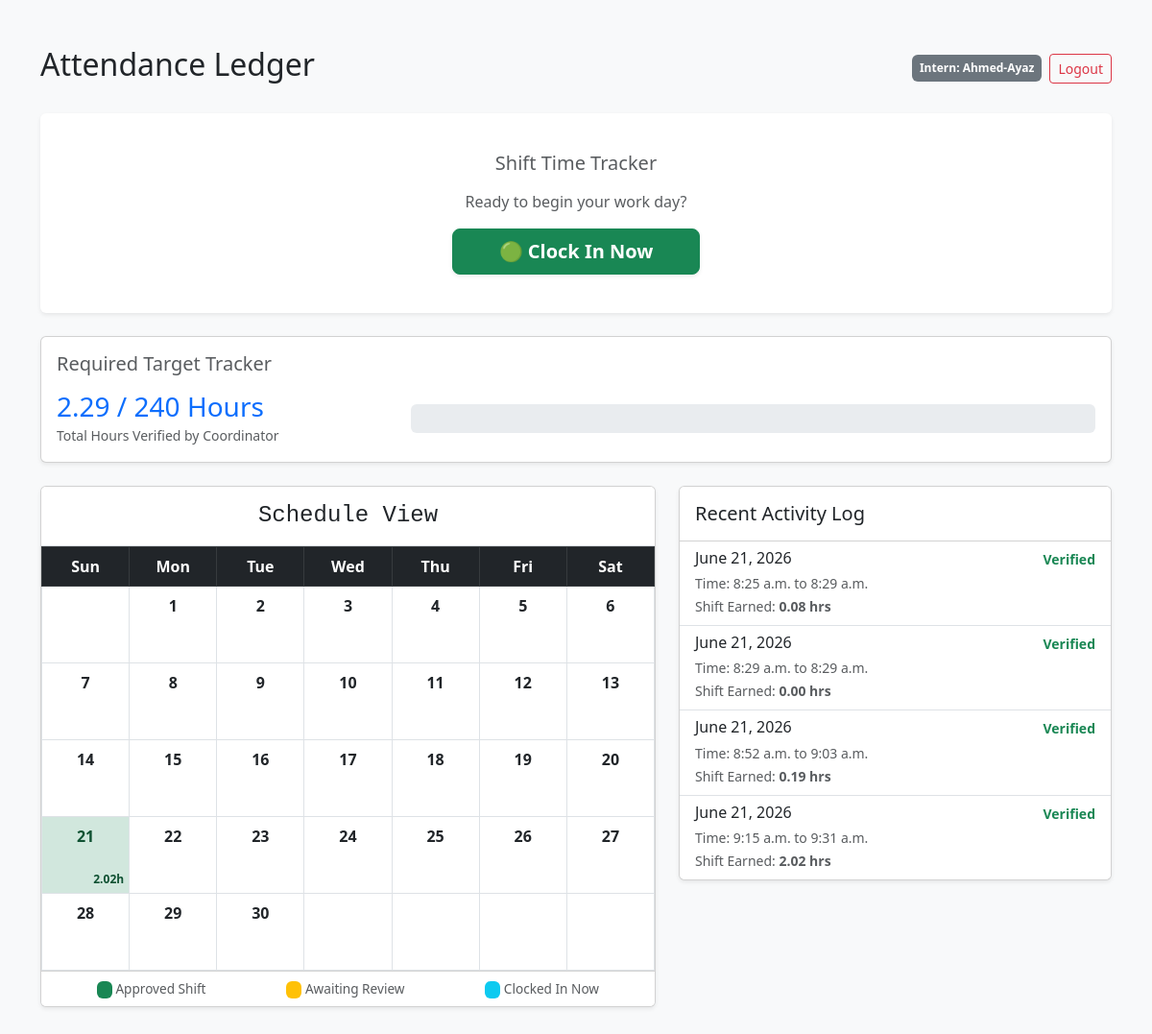
The app's page /attendance/log/ (signed in) with its own data.
### student_portal/models.py (models this page shows, shortened)
class AttendanceRecord(models.Model):
    RECORD_TYPES = [
        ('regular', 'Regular Shift'),
        ('emergency_break', 'Emergency Break'),
    ]
    student = models.ForeignKey(UserProfile, on_delete=models.CASCADE)
    date = models.DateField()
    check_in = models.TimeField(null=True, blank=True)
    check_out = models.TimeField(null=True, blank=True)
    device_api_status = models.CharField(max_length=100, blank=True)
    is_verified = models.BooleanField(default=False)
    hours_worked = models.DecimalField(max_digits=5, decimal_places=2, default=0.00)
    record_type = models.CharField(max_length=20, choices=RECORD_TYPES, default='regular')

### student_portal/views.py (the view, shortened to what this page needs)
# urls.py: path('attendance/log/', views.attendance_log_view, name='attendance_log'),
@login_required
def attendance_log_view(request):
    now = timezone.now()
    today = now.date()
    profile = request.user.userprofile
    my_shifts = AttendanceRecord.objects.filter(student=profile).order_by('-date')
    is_clocked_in = AttendanceRecord.objects.filter(student=profile, check_out__isnull=True).exists()
    total_hours_earned = AttendanceRecord.objects.filter(
        student=profile, is_verified=True
    ).aggregate(Sum('hours_worked'))['hours_worked__sum'] or Decimal('0.00')
    total_hours_earned = round(float(total_hours_earned), 2)
    required_hours = float(profile.required_hours) if profile.required_hours else 240.0
    if required_hours > 0:
        progress_percentage = min(int((total_hours_earned / required_hours) * 100), 100)
    else:
        progress_percentage = 0
    year, month = today.year, today.month
    month_name = calendar.month_name[month]
    monthly_records = AttendanceRecord.objects.filter(
        student=profile, date__year=year, date__month=month
    )
    cal = calendar.Calendar(firstweekday=6)
    month_days = cal.monthdayscalendar(year, month)
    month_shifts = {
        shift.date.day: shift for shift in monthly_records
    }
    calendar_grid = []
    for week in month_days:
        week_data = []
        for day in week:
            if day == 0:
                week_data.append({'day': '', 'status': 'empty', 'record': None})
            else:
                day_info = {'day': day, 'status': 'none', 'record': None}
                if day in month_shifts:
                    shift = month_shifts[day]
                    day_info['record'] = shift
                    if shift.check_out is None:
                        day_info['status'] = 'active'      # Blue
                    elif shift.is_verified:
                        day_info['status'] = 'verified'    # Green
                    else:
                        day_info['status'] = 'pending'     # Yellow
                week_data.append(day_info)
        calendar_grid.append(week_data)
    context = {
        'my_shifts': my_shifts,
        'profile': profile,
        'total_hours_earned': total_hours_earned,
        'required_hours': required_hours,
        'progress_percentage': progress_percentage,
        'calendar_grid': calendar_grid,
        'month_name': month_name,
        'year': year,
        'records': monthly_records.order_by('-date'),
        'is_clocked_in': is_clocked_in,
    }
    return render(request, 'attendance_log.html', context)

### student_portal/templates/attendance_log.html (shortened to what this page needs)
<!DOCTYPE html>
<html lang="en">
<head>
    <link href="https://cdn.jsdelivr.net/npm/bootstrap@5.3.0/dist/css/bootstrap.min.css" rel="stylesheet">
</head>
<body class="bg-light">
<div class="container py-5">
    <div class="d-flex justify-content-between align-items-center mb-4">
        <h2>Attendance Ledger</h2>
        <div class="d-flex align-items-center">
            <span class="badge bg-secondary p-2 me-2">Intern: {{ request.user.username }}</span>
            <form action="{% url 'logout' %}" method="post" class="d-inline">
                <button type="submit" class="btn btn-sm btn-outline-danger py-1">Logout</button>
            </form>
        </div>
    </div>
    <div class="card mb-4 border-0 shadow-sm text-center bg-white py-4">
        <div class="card-body">
            <h5 class="text-muted mb-3">Shift Time Tracker</h5>
            <form method="post">
                {% if is_clocked_in %}
                    <p class="text-info fw-bold mb-3 font-monospace">⚡ You are currently on the clock! Always click out before leaving.</p>
                    <button type="submit" name="action" value="clock_out" class="btn btn-danger btn-lg px-5 shadow-sm fw-bold">🔴 Clock Out Now</button>
                {% else %}
                    <p class="text-muted mb-3">Ready to begin your work day?</p>
                    <button type="submit" name="action" value="clock_in" class="btn btn-success btn-lg px-5 shadow-sm fw-bold">🟢 Clock In Now</button>
                {% endif %}
            </form>
        </div>
    </div>
    <div class="card mb-4 shadow-sm">
        <div class="card-body">
            <h5 class="card-title text-muted mb-3">Required Target Tracker</h5>
            <div class="row align-items-center">
                <div class="col-md-4">
                    <h3 class="mb-0 text-primary">{{ total_hours_earned|floatformat:2 }} / {{ required_hours|floatformat:0 }} Hours</h3>
                    <small class="text-muted">Total Hours Verified by Coordinator</small>
                </div>
                <div class="col-md-8">
                    <div class="progress" style="height: 30px; background-color: #e9ecef;">
                    </div>
                </div>
            </div>
        </div>
    </div>
    <div class="row">
        <div class="col-lg-7 mb-4">
            <div class="card shadow-sm">
                <div class="card-header bg-white border-bottom py-3 text-center">
                    <h4 class="mb-0 text-dark font-monospace">Schedule View</h4>
                </div>
                <div class="card-body p-0">
                    <table class="table table-bordered mb-0 text-center">
                        <thead>
                            <tr class="table-dark">
                                <th>Sun</th><th>Mon</th><th>Tue</th><th>Wed</th><th>Thu</th><th>Fri</th><th>Sat</th>
                            </tr>
                        </thead>
                        <tbody>
                            {% for week in calendar_grid %}
                                <tr>
                                    {% for day in week %}
                                        <td class="calendar-day {% if day.day == 0 %}bg-empty{% elif day.status == 'verified' %}bg-verified{% elif day.status == 'pending' %}bg-pending{% elif day.status == 'active' %}bg-active{% endif %}">
                                            <span>{% if day.day != 0 %}{{ day.day }}{% endif %}</span>
                                            {% if day.record %}
                                                <div class="calendar-hours">
                                                    <strong>{{ day.record.hours_worked|floatformat:2 }}h</strong>
                                                </div>
                                            {% endif %}
                                        </td>
                                    {% endfor %}
                                </tr>
                            {% endfor %}
                        </tbody>
                    </table>
                </div>
                <div class="card-footer bg-white d-flex justify-content-around text-muted py-2" style="font-size: 0.85rem;">
                    <div><span class="badge bg-success">&nbsp;</span> Approved Shift</div>
                    <div><span class="badge bg-warning">&nbsp;</span> Awaiting Review</div>
                    <div><span class="badge bg-info">&nbsp;</span> Clocked In Now</div>
                </div>
            </div>
        </div>
        <div class="col-lg-5">
            <div class="card shadow-sm">
                <div class="card-header bg-white py-3">
                    <h5 class="mb-0">Recent Activity Log</h5>
                </div>
                <div class="list-group list-group-flush" style="max-height: 400px; overflow-y: auto;">
                    {% for rec in my_shifts %}
                        <div class="list-group-item">
                            <div class="d-flex w-100 justify-content-between">
                                <h6 class="mb-1">{{ rec.date }}</h6>
                                <small class="fw-bold {% if rec.is_verified %}text-success{% else %}text-warning{% endif %}">
                                    {% if rec.is_verified %}Verified{% else %}Pending{% endif %}
                                </small>
                            </div>
                            <small class="text-muted">
                                Time: {{ rec.check_in|default:"--" }} to {{ rec.check_out|default:"--" }} <br>
                                Shift Earned: <strong>{{ rec.hours_worked|default:"0.00"|floatformat:2 }} hrs</strong>
                            </small>
                        </div>
                    {% empty %}
                        <div class="p-4 text-center text-muted">No shifts logged this month.</div>
                    {% endfor %}
                </div>
            </div>
        </div>
    </div>
</div>
</body>
</html>

### student_portal/templates/attendance_log.html (style rules this page uses)
.calendar-day { height: 80px; position: relative; font-weight: bold; vertical-align: top; width: 14.28%; }
td.bg-verified { background-color: #d1e7dd !important; color: #0f5132 !important; }
.calendar-hours { position: absolute; bottom: 5px; right: 5px; font-size: 0.75rem; font-weight: normal; }

### records on screen
AttendanceRecord: day "21", record.hours_worked "2.02", date "June 21, 2026", is_verified "Verified", check_in "9:15 a.m.", check_out "9:31 a.m.", hours_worked "2.02"
AttendanceRecord: date "June 21, 2026", is_verified "Verified", check_in "8:25 a.m.", check_out "8:29 a.m.", hours_worked "0.08"
AttendanceRecord: date "June 21, 2026", is_verified "Verified", check_in "8:29 a.m.", check_out "8:29 a.m.", hours_worked "0.00"
AttendanceRecord: date "June 21, 2026", is_verified "Verified", check_in "8:52 a.m.", check_out "9:03 a.m.", hours_worked "0.19"

### other values on screen
{{ request.user.username }} "Ahmed-Ayaz"
{{ total_hours_earned|floatformat:2 }} "2.29"
{{ required_hours|floatformat:0 }} "240"
{{ day.day }} "1" "2" "3" "4" "5" "6" "7" "8" "9" "10" "11" "12" "13" "14" "15" "16" "17" "18" "19" "20" "22" "23" "24" "25" "26" "27" "28" "29" "30"
